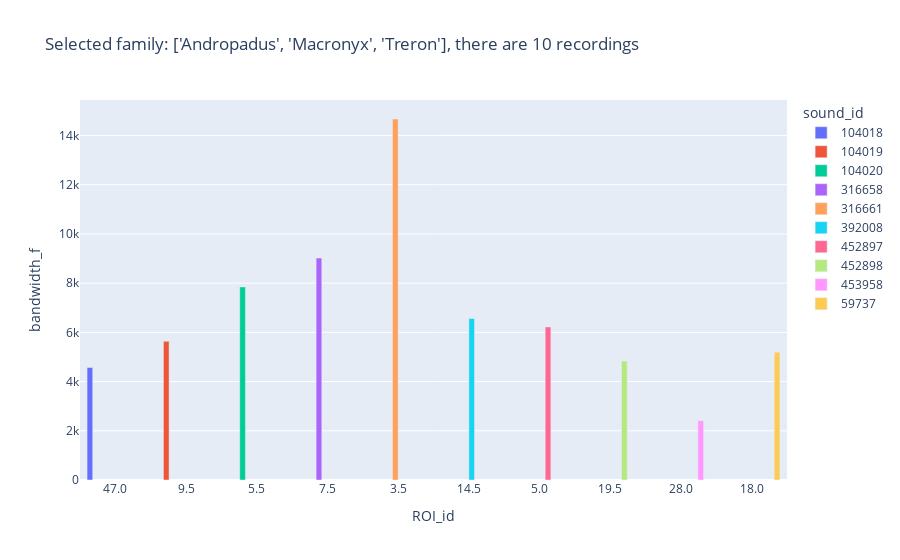

Here is the notebook cell this chart was saved with:
### Code cell
fig

### Figure 1 — Plotly figure (JSON) as saved in the notebook; plotly's stock layout.template omitted (floating-point values rounded to 4 significant figures)
{"data": [{"alignmentgroup": "True", "hovertemplate": "sound_id=104018<br>ROI_id=%{x}<br>bandwidth_f=%{y}<extra></extra>", "legendgroup": "104018", "marker": {"color": "#636efa", "pattern": {"shape": ""}}, "name": "104018", "offsetgroup": "104018", "orientation": "v", "showlegend": true, "textposition": "auto", "type": "bar", "x": ["47.0"], "xaxis": "x", "y": [4572.0], "yaxis": "y"}, {"alignmentgroup": "True", "hovertemplate": "sound_id=104019<br>ROI_id=%{x}<br>bandwidth_f=%{y}<extra></extra>", "legendgroup": "104019", "marker": {"color": "#EF553B", "pattern": {"shape": ""}}, "name": "104019", "offsetgroup": "104019", "orientation": "v", "showlegend": true, "textposition": "auto", "type": "bar", "x": ["9.5"], "xaxis": "x", "y": [5637.0], "yaxis": "y"}, {"alignmentgroup": "True", "hovertemplate": "sound_id=104020<br>ROI_id=%{x}<br>bandwidth_f=%{y}<extra></extra>", "legendgroup": "104020", "marker": {"color": "#00cc96", "pattern": {"shape": ""}}, "name": "104020", "offsetgroup": "104020", "orientation": "v", "showlegend": true, "textposition": "auto", "type": "bar", "x": ["5.5"], "xaxis": "x", "y": [7847.0], "yaxis": "y"}, {"alignmentgroup": "True", "hovertemplate": "sound_id=316658<br>ROI_id=%{x}<br>bandwidth_f=%{y}<extra></extra>", "legendgroup": "316658", "marker": {"color": "#ab63fa", "pattern": {"shape": ""}}, "name": "316658", "offsetgroup": "316658", "orientation": "v", "showlegend": true, "textposition": "auto", "type": "bar", "x": ["7.5"], "xaxis": "x", "y": [9019.0], "yaxis": "y"}, {"alignmentgroup": "True", "hovertemplate": "sound_id=316661<br>ROI_id=%{x}<br>bandwidth_f=%{y}<extra></extra>", "legendgroup": "316661", "marker": {"color": "#FFA15A", "pattern": {"shape": ""}}, "name": "316661", "offsetgroup": "316661", "orientation": "v", "showlegend": true, "textposition": "auto", "type": "bar", "x": ["3.5"], "xaxis": "x", "y": [14670.0], "yaxis": "y"}, {"alignmentgroup": "True", "hovertemplate": "sound_id=392008<br>ROI_id=%{x}<br>bandwidth_f=%{y}<extra></extra>", "legendgroup": "392008", "marker": {"color": "#19d3f3", "pattern": {"shape": ""}}, "name": "392008", "offsetgroup": "392008", "orientation": "v", "showlegend": true, "textposition": "auto", "type": "bar", "x": ["14.5"], "xaxis": "x", "y": [6565.0], "yaxis": "y"}, {"alignmentgroup": "True", "hovertemplate": "sound_id=452897<br>ROI_id=%{x}<br>bandwidth_f=%{y}<extra></extra>", "legendgroup": "452897", "marker": {"color": "#FF6692", "pattern": {"shape": ""}}, "name": "452897", "offsetgroup": "452897", "orientation": "v", "showlegend": true, "textposition": "auto", "type": "bar", "x": ["5.0"], "xaxis": "x", "y": [6221.0], "yaxis": "y"}, {"alignmentgroup": "True", "hovertemplate": "sound_id=452898<br>ROI_id=%{x}<br>bandwidth_f=%{y}<extra></extra>", "legendgroup": "452898", "marker": {"color": "#B6E880", "pattern": {"shape": ""}}, "name": "452898", "offsetgroup": "452898", "orientation": "v", "showlegend": true, "textposition": "auto", "type": "bar", "x": ["19.5"], "xaxis": "x", "y": [4836.0], "yaxis": "y"}, {"alignmentgroup": "True", "hovertemplate": "sound_id=453958<br>ROI_id=%{x}<br>bandwidth_f=%{y}<extra></extra>", "legendgroup": "453958", "marker": {"color": "#FF97FF", "pattern": {"shape": ""}}, "name": "453958", "offsetgroup": "453958", "orientation": "v", "showlegend": true, "textposition": "auto", "type": "bar", "x": ["28.0"], "xaxis": "x", "y": [2412.0], "yaxis": "y"}, {"alignmentgroup": "True", "hovertemplate": "sound_id=59737<br>ROI_id=%{x}<br>bandwidth_f=%{y}<extra></extra>", "legendgroup": "59737", "marker": {"color": "#FECB52", "pattern": {"shape": ""}}, "name": "59737", "offsetgroup": "59737", "orientation": "v", "showlegend": true, "textposition": "auto", "type": "bar", "x": ["18.0"], "xaxis": "x", "y": [5194.0], "yaxis": "y"}], "layout": {"barmode": "group", "legend": {"title": {"text": "sound_id"}, "tracegroupgap": 0}, "title": {"text": "Selected family: ['Andropadus', 'Macronyx', 'Treron'], there are 10 recordings"}, "xaxis": {"anchor": "y", "domain": [0, 1], "title": {"text": "ROI_id"}}, "yaxis": {"anchor": "x", "domain": [0, 1], "title": {"text": "bandwidth_f"}}}}
